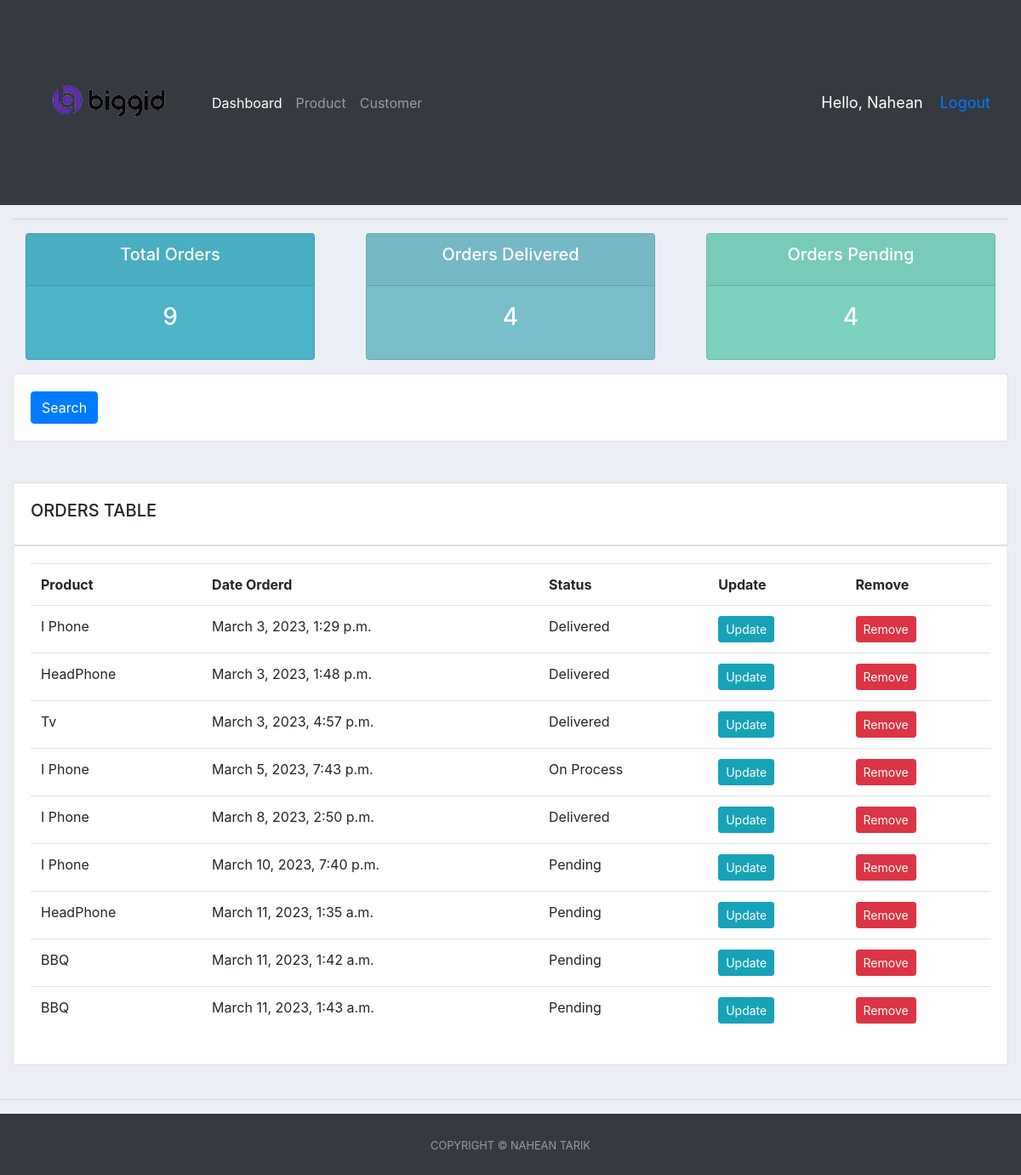
Before: / (signed in) with the older database file.
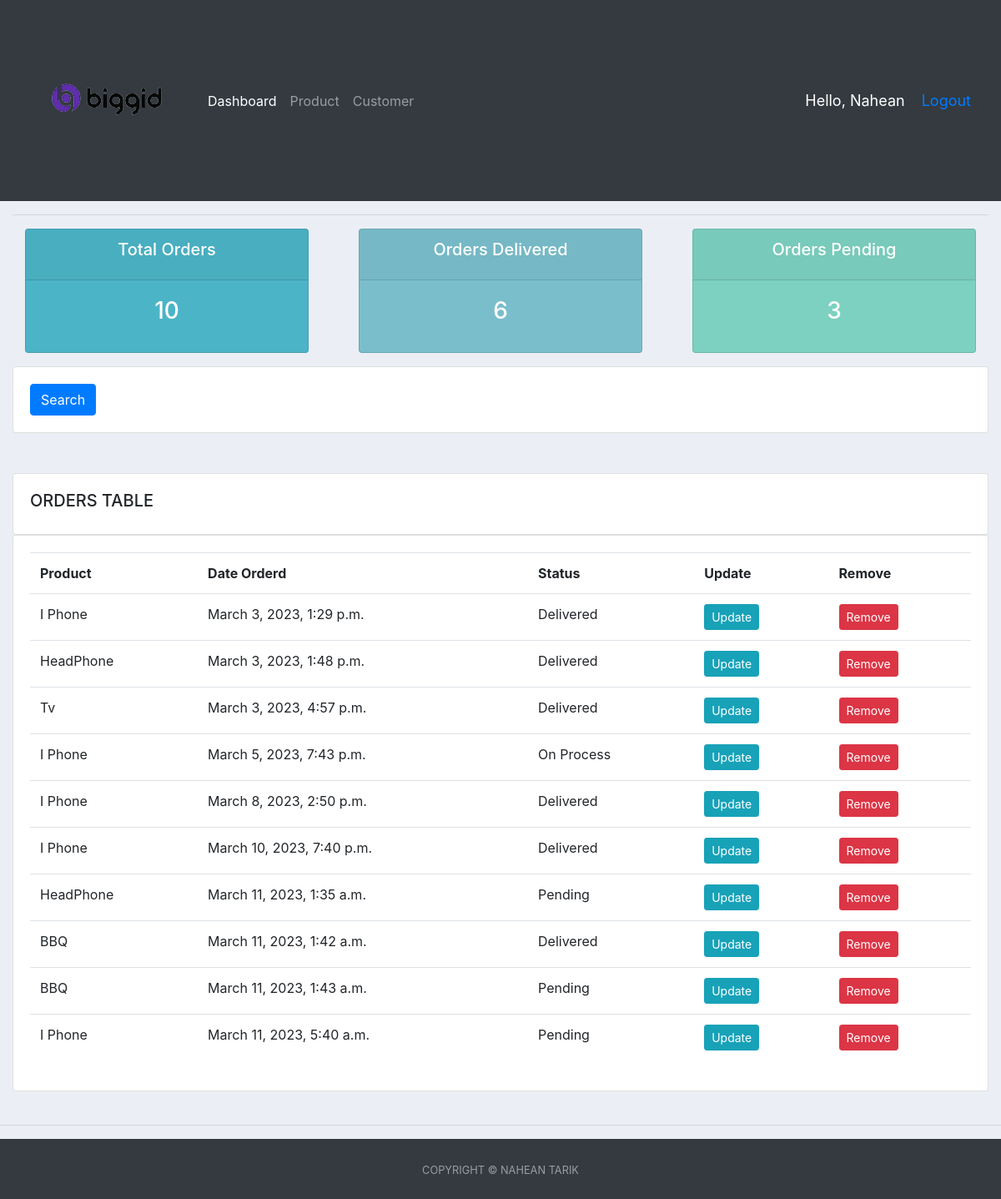
After: the same page with the newer database file.
### accounts/models.py (models this page shows, shortened)
class Order(models.Model):
    STATUS = (
        ('Pending', 'Pending'),
        ('On Process', 'On Process'),
        ('Delivered', 'Delivered'),
    )
    customer = models.ForeignKey(
        Customer, null=True, on_delete=models.SET_NULL)
    product = models.ForeignKey(Product, null=True, on_delete=models.SET_NULL)
    date_created = models.DateTimeField(auto_now_add=True, null=True)
    status = models.CharField(max_length=200, null=True, choices=STATUS)

class Product(models.Model):
    CATEGORY = (
        ('Food', 'Food'),
        ('Outdoor Item', 'Outdoor Item'),
        ('Gadget', 'Gadget'),
    )
    name = models.CharField(max_length=200, null=True)
    price = models.FloatField(null=True)
    category = models.CharField(max_length=200, null=True, choices=CATEGORY)
    Description = models.CharField(max_length=200, null=True, blank=True)
    date_created = models.DateTimeField(auto_now_add=True, null=True)
    tags = models.ManyToManyField(Tag)
    def __str__(self):
        return self.name

### accounts/decorators.py (the view)
    def wrapper_func(request, *args, **kwargs):
        group = None
        if request.user.groups.exists():
            group = request.user.groups.all()[0].name
        if group == 'customer':
            return redirect('userPage')
        if group == 'admin':
            return view_func(request, *args, **kwargs)

### accounts/views.py (called while the page is built)
@login_required(login_url='login')
@Admin_only
def home(request):
    customers = Customer.objects.all()
    orders = Order.objects.all()
    total_orders = orders.count()
    total_customers = customers.count()
    delivered = orders.filter(status='Delivered').count()
    pending = orders.filter(status='Pending').count()
    context = {'orders': orders,
               'total_orders': total_orders, 'total_customers': total_customers, 'delivered': delivered, 'pending': pending}
    return render(request, 'accounts/dashboard.html', context)

### accounts/templates/accounts/dashboard.html (shortened to what this page needs)
{% extends 'accounts/main.html' %} {% block content %}
{% include 'accounts/status.html' %}
<div class="row">
  <div class="col">
    <div class="card card-body">
      <form method="get">
        <button class="btn btn-primary" type="submit">Search</button>
      </form>
    </div>
  </div>
</div>
<br />
<class class="container-fluid">
  <br />
  <class class="row">
    <div class="col-md">
      <div class="card card-body">
        <h5>ORDERS TABLE</h5>
      </div>
      <div class="card card-body">
        <table class="table">
          <tr>
            <th>Product</th>
            <th>Date Orderd</th>
            <th>Status</th>
            <th>Update</th>
            <th>Remove</th>
          </tr>
          {% for i in orders %}
          <tr>
            <td>{{i.product}}</td>
            <td>{{i.date_created}}</td>
            <td>{{i.status}}</td>
            <td>
              <a
                class="btn btn-sm btn-info"
                href="{% url 'update_order' i.id %}"
                >Update</a
              >
            </td>
            <td>
              <a
                class="btn btn-sm btn-danger"
                href="{% url 'delete_order' i.id %}"
                >Remove</a
              >
            </td>
          </tr>
          {% endfor %}
        </table>
      </div>
    </div>
    </class>
    </class>
  </div>
    {% endblock %}

Changed rows visible on the page:
changed Order "March 10, 2023, 7:40 p.m.": status "Pending" → "Delivered"
changed Order "March 11, 2023, 1:42 a.m.": status "Pending" → "Delivered"
added Order: product "I Phone", date_created "March 11, 2023, 5:40 a.m.", status "Pending"
Other visible differences:
{{ total_orders }}: "9" → "10"
{{ delivered }}: "4" → "6"
{{ pending }}: "4" → "3"
